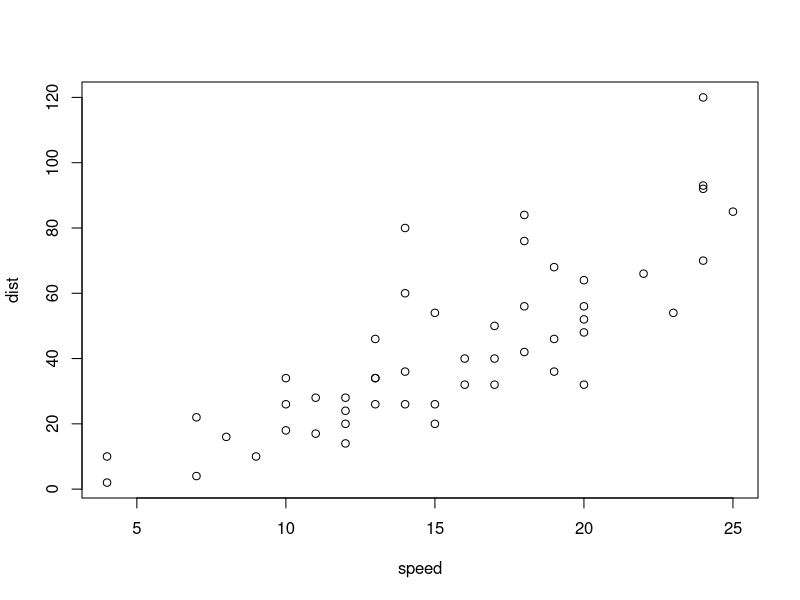
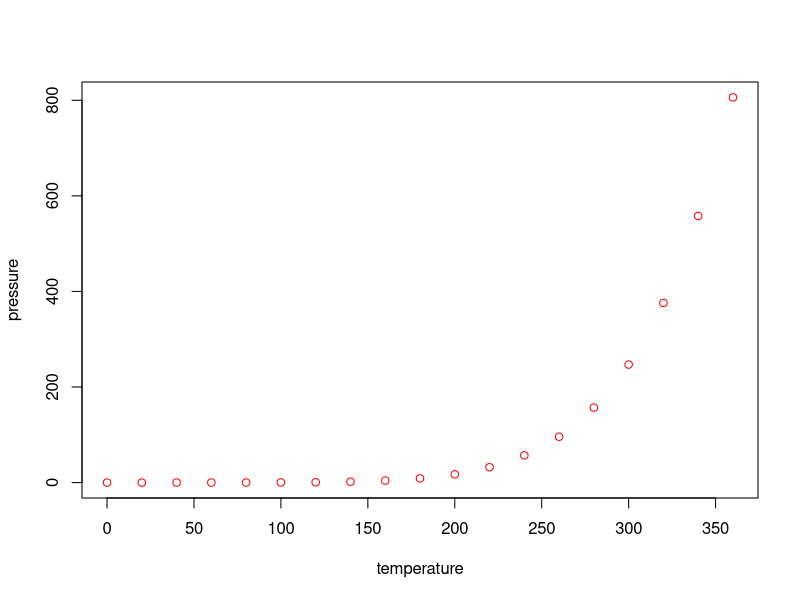

Here is the R script that generated these plots, in order:
## ---- chunk 1
knitr::opts_chunk$set(echo = TRUE)
## ---- chunk 2
plot(cars)
## ---- chunk 3
plot(pressure, col = "red")
